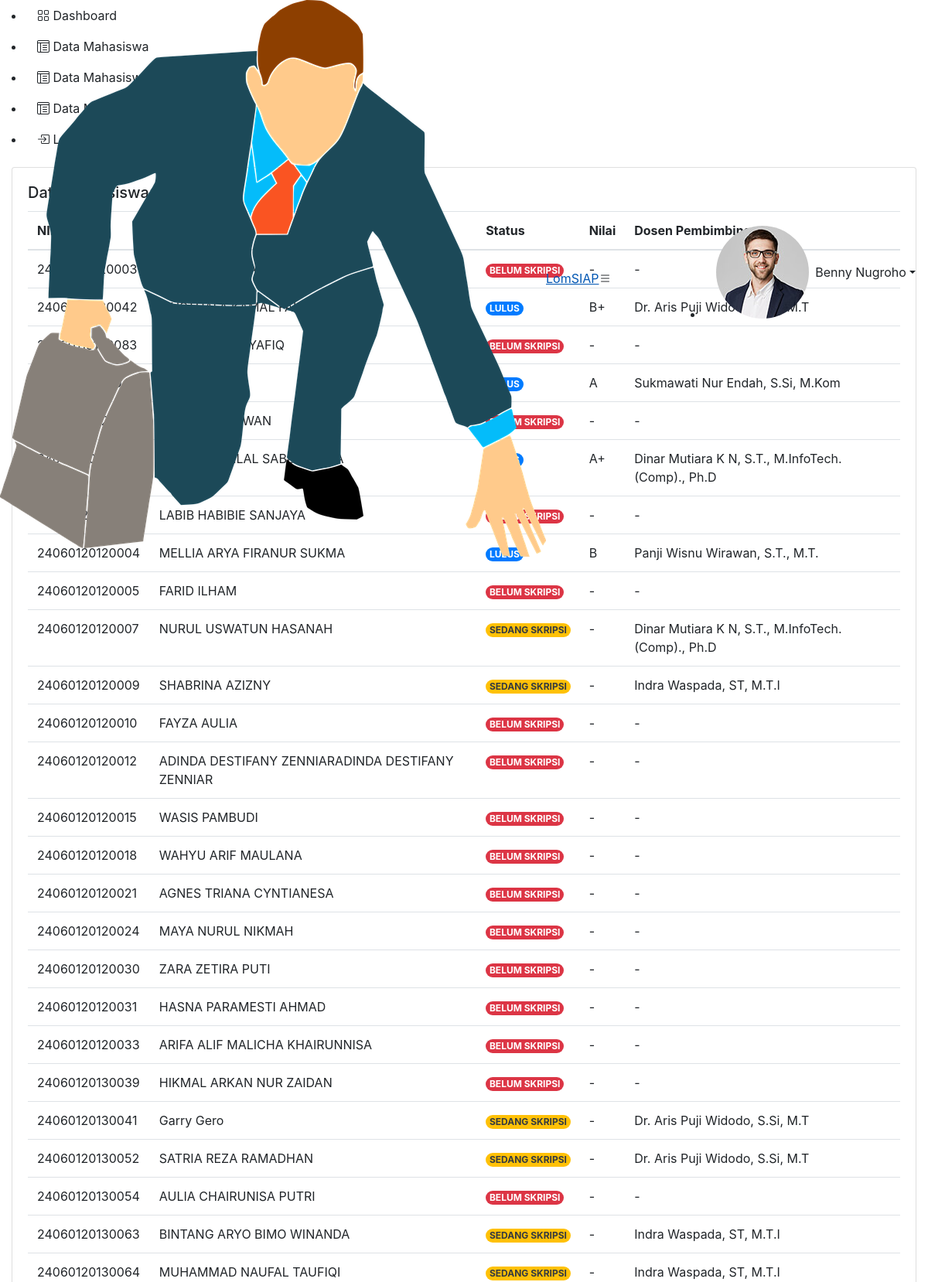
The page /data_mahasiswa_skripsi.php (signed in, upper part) on the database its author committed.
### tables this page shows
CREATE TABLE `data_mahasiswa_skripsi` (
  `nim` varchar(15) NOT NULL,
  `tahun` varchar(255) NOT NULL,
  `nama` varchar(50) NOT NULL,
  `status` varchar(20) NOT NULL,
  `nilai` varchar(5) NOT NULL,
  `dosen_pembimbing` varchar(50) DEFAULT NULL
);

### data_mahasiswa_skripsi.php (the view, shortened to what this page needs)
<?php
  require_once('koneksi.php');
?>
<!DOCTYPE html>
<html lang="en">
<head>
  <link href="assets/vendor/bootstrap/css/bootstrap.min.css" rel="stylesheet">
  <link href="assets/vendor/bootstrap-icons/bootstrap-icons.css" rel="stylesheet">
  <link href="assets/vendor/boxicons/css/boxicons.min.css" rel="stylesheet">
  <link href="assets/vendor/quill/quill.snow.css" rel="stylesheet">
  <link href="assets/vendor/quill/quill.bubble.css" rel="stylesheet">
  <link href="assets/vendor/remixicon/remixicon.css" rel="stylesheet">
  <link href="assets/vendor/simple-datatables/style.css" rel="stylesheet">
  <link href="assets/css/style.css" rel="stylesheet">
  <link rel="stylesheet" href="https://cdn.jsdelivr.net/npm/bootstrap@4.0.0/dist/css/bootstrap.min.css">
</head>
<body>
  <header id="header" class="header fixed-top d-flex align-items-center">
<div class="d-flex align-items-center justify-content-between">
  <a href="index_admin.php" class="logo d-flex align-items-center">
    <img src="assets/img/lomsiap.png" alt="">
    <span class="d-none d-lg-block">LomSIAP</span>
  </a>
  <i class="bi bi-list toggle-sidebar-btn"></i>
</div>
<nav class="header-nav ms-auto">
  <ul class="d-flex align-items-center">
    <li class="nav-item dropdown pe-3">
      <a class="nav-link nav-profile d-flex align-items-center pe-0" href="#" data-bs-toggle="dropdown" aria-expanded="false">
        <img src="assets/img/profile-img.jpg" alt="Profile" class="rounded-circle">
        <span class="d-none d-md-block dropdown-toggle ps-2"><?= $_SESSION['nama_lengkap'] ?></span>
      </a>
    </li>
  </ul>
</nav>
</header>
  <aside id="sidebar" class="sidebar">
    <ul class="sidebar-nav" id="sidebar-nav">
      <li class="nav-item">
        <a class="nav-link collapsed" href="index_dosen.php  ">
          <span>Dashboard</span>
        </a>
      </li>
      <li class="nav-item">
        <a class="nav-link collapsed" href="data_mahasiswa_dosen.php">
          <span>Data Mahasiswa</span>
        </a>
      </li>
      <li class="nav-item">
        <a class="nav-link collapsed" href="data_mahasiswa_pkl.php">
          <span>Data Mahasiswa PKL</span>
        </a>
      </li>
      <li class="nav-item">
        <a class="nav-link collapsed" href="data_mahasiswa_skripsi.php">
          <span>Data Mahasiswa Skripsi</span>
        </a>
      </li>
      <li class="nav-item">
        <a class="nav-link collapsed" href="logout.php">
          <span>Logout</span>
        </a>
      </li>
    </ul>
  </aside>
  <main id="main" class="main">
         <div class="col-12">
                <div class="card recent-sales overflow-auto">
                  <div class="card-body">
                    <h5 class="card-title">Data Mahasiswa Skripsi</h5>
                    <table class="table table-borderless datatable">
                      <thead>
                        <tr>
                          <th scope="col">NIM</th>
                          <th scope="col">Nama</th>
                          <th scope="col">Status</th>
                          <th scope="col">Nilai</th>
                          <th scope="col">Dosen Pembimbing</th>
                        </tr>
                      </thead>
                      <tbody>
                        <?php
                          $query = "SELECT * FROM data_mahasiswa_skripsi";
                          $result = $koneksi -> query($query);
                          while ($row = mysqli_fetch_array($result)){
                            echo "<tr>";
                            echo "<td>".$row['nim']."</td>";
                            echo "<td>".$row['nama']."</td>";
                            if($row['status'] == "BELUM SKRIPSI"){
                              echo "<td><span class='badge rounded-pill bg-danger'>".$row['status']."</span></td>";
                            }
                            if($row['status']=="SEDANG SKRIPSI"){
                              echo "<td><span class = 'badge rounded-pill bg-warning text-dark'>".$row['status']."</span></td>";
                            }
                            if($row['status'] == "LULUS"){
                              echo "<td><span class = 'badge rounded-pill bg-primary'>".$row['status']."</span></td>";
                            }
                            echo "<td>".$row['nilai']."</td>";
                            echo "<td>".$row['dosen_pembimbing']."</td>";
                          }
                        ?>
                      </tbody>
                    </table>
  </main>
</body>
</html>

### rows shown on the page
data_mahasiswa_skripsi: nilai "-", dosen_pembimbing "-"
data_mahasiswa_skripsi: nilai "B+", dosen_pembimbing "Dr. Aris Puji Widodo, S.Si, M.T"
data_mahasiswa_skripsi: nilai "-", dosen_pembimbing "-"
data_mahasiswa_skripsi: nilai "A", dosen_pembimbing "Sukmawati Nur Endah, S.Si, M.Kom"
data_mahasiswa_skripsi: nilai "-", dosen_pembimbing "-"
data_mahasiswa_skripsi: nilai "A+", dosen_pembimbing "Dinar Mutiara K N, S.T., M.InfoTech.(Comp)., Ph.D"
data_mahasiswa_skripsi: nilai "-", dosen_pembimbing "-"
data_mahasiswa_skripsi: nilai "B", dosen_pembimbing "Panji Wisnu Wirawan, S.T., M.T."
data_mahasiswa_skripsi: nim "24060120120005", nama "FARID ILHAM", status "BELUM SKRIPSI", nilai "-", dosen_pembimbing "-"
data_mahasiswa_skripsi: nim "24060120120007", nama "NURUL USWATUN HASANAH", status "SEDANG SKRIPSI", nilai "-", dosen_pembimbing "Dinar Mutiara K N, S.T., M.InfoTech.(Comp)., Ph.D"
data_mahasiswa_skripsi: nim "24060120120009", nama "SHABRINA AZIZNY", status "SEDANG SKRIPSI", nilai "-", dosen_pembimbing "Indra Waspada, ST, M.T.I"
data_mahasiswa_skripsi: nim "24060120120010", nama "FAYZA AULIA", status "BELUM SKRIPSI", nilai "-", dosen_pembimbing "-"
data_mahasiswa_skripsi: nim "24060120120012", nama "ADINDA DESTIFANY ZENNIARADINDA DESTIFANY ZENNIAR", status "BELUM SKRIPSI", nilai "-", dosen_pembimbing "-"
data_mahasiswa_skripsi: nim "24060120120015", nama "WASIS PAMBUDI", status "BELUM SKRIPSI", nilai "-", dosen_pembimbing "-"
data_mahasiswa_skripsi: nim "24060120120018", nama "WAHYU ARIF MAULANA", status "BELUM SKRIPSI", nilai "-", dosen_pembimbing "-"
data_mahasiswa_skripsi: nim "24060120120021", nama "AGNES TRIANA CYNTIANESA", status "BELUM SKRIPSI", nilai "-", dosen_pembimbing "-"
data_mahasiswa_skripsi: nim "24060120120024", nama "MAYA NURUL NIKMAH", status "BELUM SKRIPSI", nilai "-", dosen_pembimbing "-"
data_mahasiswa_skripsi: nim "24060120120030", nama "ZARA ZETIRA PUTI", status "BELUM SKRIPSI", nilai "-", dosen_pembimbing "-"
data_mahasiswa_skripsi: nim "24060120120031", nama "HASNA PARAMESTI AHMAD", status "BELUM SKRIPSI", nilai "-", dosen_pembimbing "-"
data_mahasiswa_skripsi: nim "24060120120033", nama "ARIFA ALIF MALICHA KHAIRUNNISA", status "BELUM SKRIPSI", nilai "-", dosen_pembimbing "-"
data_mahasiswa_skripsi: nim "24060120130039", nama "HIKMAL ARKAN NUR ZAIDAN", status "BELUM SKRIPSI", nilai "-", dosen_pembimbing "-"
data_mahasiswa_skripsi: nim "24060120130041", nama "Garry Gero", status "SEDANG SKRIPSI", nilai "-", dosen_pembimbing "Dr. Aris Puji Widodo, S.Si, M.T"
data_mahasiswa_skripsi: nim "24060120130052", nama "SATRIA REZA RAMADHAN", status "SEDANG SKRIPSI", nilai "-", dosen_pembimbing "Dr. Aris Puji Widodo, S.Si, M.T"
data_mahasiswa_skripsi: nim "24060120130054", nama "AULIA CHAIRUNISA PUTRI", status "BELUM SKRIPSI", nilai "-", dosen_pembimbing "-"
data_mahasiswa_skripsi: nim "24060120130063", nama "BINTANG ARYO BIMO WINANDA", status "SEDANG SKRIPSI", nilai "-", dosen_pembimbing "Indra Waspada, ST, M.T.I"
data_mahasiswa_skripsi: nim "24060120130064", nama "MUHAMMAD NAUFAL TAUFIQI", status "SEDANG SKRIPSI", nilai "-", dosen_pembimbing "Indra Waspada, ST, M.T.I"

### other values the page prints
$_SESSION['nama_lengkap'] "Benny Nugroho"
